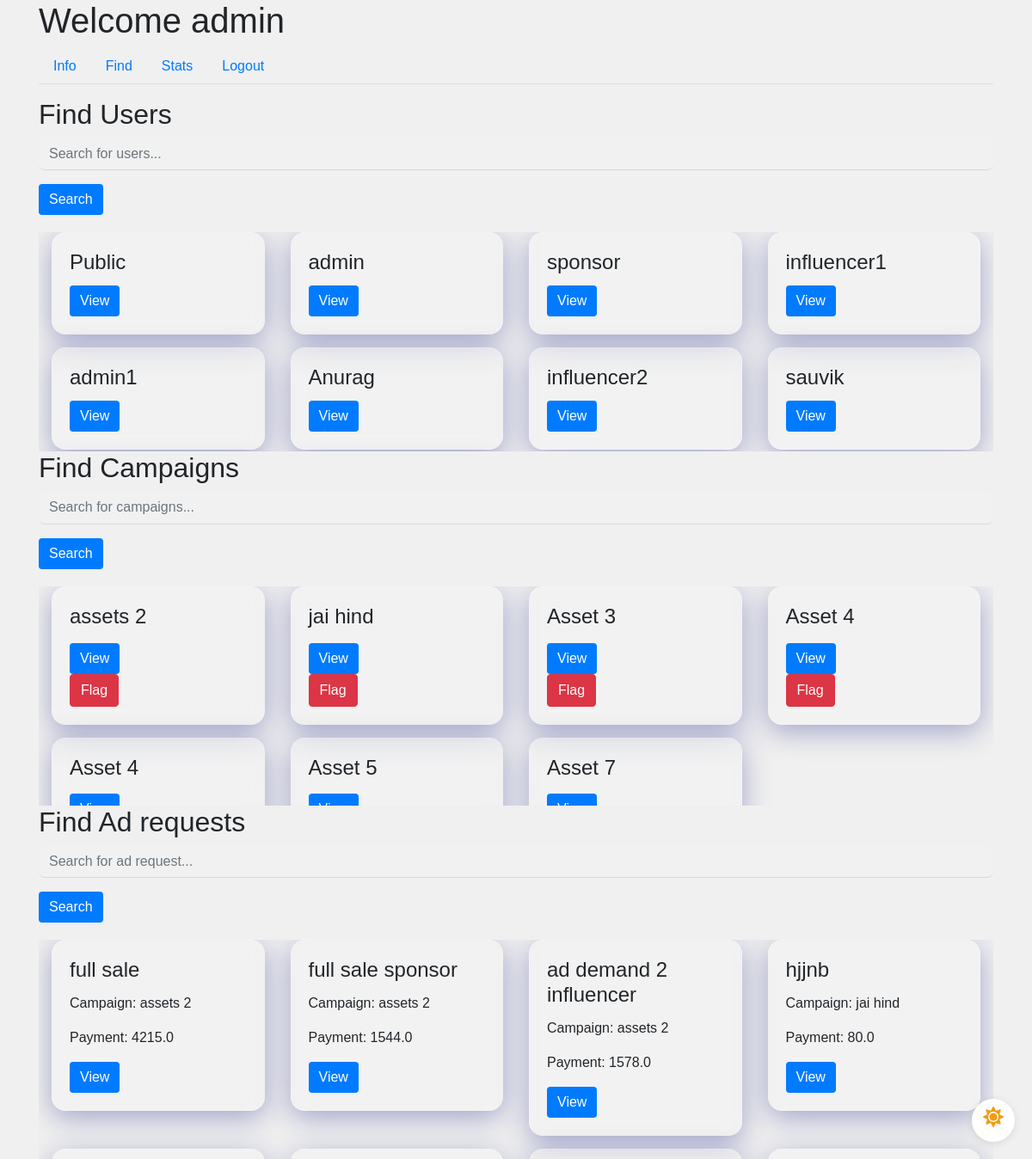
Screenshot of /admin/find (signed in) with the database file from the repository.
### app/models.py (models this page shows, shortened)
class User(UserMixin, db.Model):
    id = db.Column(db.Integer, primary_key=True)
    username = db.Column(db.String(64), unique=True, nullable=False)
    email = db.Column(db.String(120), unique=True, nullable=False)
    password_hash = db.Column(db.String(128), nullable=False)
    role = db.Column(db.String(20), nullable=False)
    industry = db.Column(db.String(120))  # For Sponsors
    platforms = db.Column(db.Text)  # For Influencers
    category = db.Column(db.String(120))  # For Influencers
    niche = db.Column(db.String(120))  # For Influencers
    profile_pic = db.Column(db.String(20), nullable=False, default='download.png')
    flag = db.Column(db.Boolean, default=False, nullable=False)  # Add flag column

class Campaign(db.Model):
    id = db.Column(db.Integer, primary_key=True)
    name = db.Column(db.String(100), nullable=False)
    description = db.Column(db.Text, nullable=False)
    budget = db.Column(db.Float, nullable=False)
    visibility = db.Column(db.String(10), nullable=False)  # 'public', 'private'
    start_date = db.Column(db.Date, nullable=False)
    end_date = db.Column(db.Date, nullable=False)
    user_id = db.Column(db.Integer, db.ForeignKey('user.id'), nullable=False)
    ad_requests = db.relationship('AdRequest', backref='campaign', lazy=True)
    flag = db.Column(db.Boolean, default=False, nullable=False)  # Add flag column

class AdRequest(db.Model):
    id = db.Column(db.Integer, primary_key=True)
    campaign_id = db.Column(db.Integer, db.ForeignKey('campaign.id'), nullable=False)
    influencer_id = db.Column(db.Integer, db.ForeignKey('user.id'), nullable=False)
    requirements = db.Column(db.Text, nullable=False)
    payment_amount = db.Column(db.Float, nullable=False)
    status_influencer = db.Column(db.String(10), nullable=False)
    status_sponsor = db.Column(db.String(10), nullable=False)

### app/routes.py (the view)
@main.route('/admin/find')
@login_required
def admin_find():
    if current_user.role == 'admin':
        campaigns = Campaign.query.all()
        ad_requests = AdRequest.query.all()
        search_query1 = request.args.get('search-user','')
        if search_query1:
            users = User.query.filter(
                or_(
                    User.username.ilike(f"%{search_query1}%"),
                    User.platforms.ilike(f"%{search_query1}%"),
                    User.role.ilike(f"%{search_query1}%"),
                    User.industry.ilike(f"%{search_query1}%"),
                    User.category.ilike(f"%{search_query1}%"),
                    User.niche.ilike(f"%{search_query1}%"),
                    User.flag.ilike(f"%{search_query1}%")
                )
            )
        else:
            users = User.query.all()
        search_query2 = request.args.get('search-campaign','')
        if search_query2:
            campaigns = Campaign.query.filter(
                or_(
                    Campaign.name.ilike(f'%{search_query2}%'),
                    Campaign.description.ilike(f'%{search_query2}%'),
                    Campaign.budget.ilike(f'%{search_query2}%'),
                    Campaign.visibility.ilike(f'%{search_query2}%'),
                    Campaign.start_date.ilike(f'%{search_query2}%'),
                    Campaign.end_date.ilike(f'%{search_query2}%'),
                    Campaign.flag.ilike(f'%{search_query2}%')
                )
            )
        else:
            campaigns = Campaign.query.all()
        search_query3 = request.args.get('search-adrequest','')
        if search_query3:
            ad_requests = AdRequest.query.filter(or_((AdRequest.requirements.ilike(f'%{search_query3}%')),(AdRequest.payment_amount.ilike(f'%{search_query3}%')),(AdRequest.status_influencer.ilike(f'%{search_query3}%')),(AdRequest.status_sponsor.ilike(f'%{search_query3}%'))))
        else:
            ad_requests = AdRequest.query.all()
        return render_template('admin_find.html', users=users, campaigns=campaigns, ad_requests=ad_requests)
    return redirect(url_for('main.dashboard'))

### app/models.py (called while the page is built)
@login_manager.user_loader
def load_user(user_id):
    return User.query.get(int(user_id))

### app/templates/admin_find.html (shortened to what this page needs)
{% extends "admin_dashboard.html" %}
{% block tab_content %}
<h2>Find Users</h2>
<form method="GET" action="{{ url_for('main.admin_find') }}">
    <div class="form-group">
        <input type="text" name="search-user" class="form-control" placeholder="Search for users...">
    </div>
    <button type="submit" class="btn btn-primary">Search</button>
</form>
<div class="admin-profile-padding"></div>
<div class="scrollable-container">
    <div class="row-container">
        {% for user in users %}
        <div class="col-md-3">
            <div class="request-box card glassmorphism">
                <div class="card-body">
                    <h4 class="card-title">{{ user.username }}</h4>
                    {% if user.role == 'influencer' %}
                    <button class="btn btn-primary" data-toggle="modal" data-target="#influencerModal" data-id="{{ user.id }}">View</button>
                    {% elif user.role == 'admin' %}
                    <button class="btn btn-primary" data-toggle="modal" data-target="#adminModal" data-id="{{ user.id }}">View</button>
                    {% elif user.role == 'sponsor' %}
                    <button class="btn btn-primary" data-toggle="modal" data-target="#sponsorModal" data-id="{{ user.id }}">View</button>
                    {% else %}
                    <p> Sorry user type mismatch </p>
                    {% endif %}
                </div>
            </div>
        </div>
        {% endfor %}
    </div>
</div>
<h2>Find Campaigns</h2>
<form method="GET" action="{{ url_for('main.admin_find') }}">
    <div class="form-group">
        <input type="text" name="search-campaign" class="form-control" placeholder="Search for campaigns...">
    </div>
    <button type="submit" class="btn btn-primary">Search</button>
</form>
<div class="admin-profile-padding"></div>
<div class="scrollable-container">
    <div class="row-container">
        {% for campaign in campaigns %}
        <div class="col-md-3">
            <div class="request-box card glassmorphism">
                <div class="card-body">
                    <h4 class="card-title">{{ campaign.name }}</h4>
                    {% if campaign.flag == 0 %}
                    <button class="btn btn-primary" data-toggle="modal" data-target="#campaignModal" data-id="{{ campaign.id }}">View</button>
                        <form method="POST" action="{{ url_for('main.flag_campaign', id=campaign.id) }}">
                            <button type="submit" class="btn btn-danger">Flag</button>
                        </form>
                    {% endif %}
                </div>
            </div>
        </div>
        {% endfor %}
    </div>
</div>
<h2>Find Ad requests</h2>
<form method="GET" action="{{ url_for('main.admin_find') }}">
    <div class="form-group">
        <input type="text" name="search-adrequest" class="form-control" placeholder="Search for ad request...">
    </div>
    <button type="submit" class="btn btn-primary">Search</button>
</form>
<div class="admin-profile-padding"></div>
<div class="scrollable-container">
    <div class="row-container">
        {% for request in ad_requests %}
        <div class="col-md-3">
            <div class="request-box card glassmorphism">
                <div class="card-body">
                    <h4 class="card-title">{{ request.requirements }}</h4>
                    <p class="card-text">Campaign: {{ request.campaign.name }}</p>
                    <p class="card-text">Payment: {{ request.payment_amount }}</p>
                    <button class="btn btn-primary" data-toggle="modal" data-target="#adRequestModal" data-id="{{ request.id }}">View</button>
                </div>
            </div>
        </div>
        {% endfor %}
    </div>
</div>
{% endblock %}

### app/templates/admin_dashboard.html (shortened to what this page needs)
{% extends "base.html" %}
{% block content %}
<div class="dark-mode-toggle">
    <label for="darkSwitch" class="toggle-label">
        <i class="fas fa-sun light-mode-icon"></i>
    </label>
</div>
<h1>Welcome {{ current_user.username }}</h1>
<ul class="nav nav-tabs">
    <li class="nav-item">
        <a class="nav-link" href="{{ url_for('main.admin_info') }}">Info</a>
    </li>
    <li class="nav-item">
        <a class="nav-link" href="{{ url_for('main.admin_find') }}">Find</a>
    </li>
    <li class="nav-item">
        <a class="nav-link" href="{{ url_for('main.admin_stats') }}">Stats</a>
    </li>
    <li class="nav-item">
        <a class="nav-link" href="{{ url_for('main.logout') }}">Logout</a>
    </li>
</ul>
<div class="tab-content mt-3">
    {% block tab_content %}{% endblock %}
</div>
{% endblock %}

### app/static/css/styles.css (style rules this page uses)
.scrollable-container { display: flex; flex-direction: column; overflow-y: auto; height: 255px; scroll-snap-type: y mandatory; }
.admin-profile-padding { padding: 10px; }
.row-container { display: flex; flex-wrap: wrap; margin-top: 10px; }
.row-container > .col-md-3 { flex: 0 0 25%; box-sizing: border-box; scroll-snap-align: start; margin-bottom: 15px; }
body { font-family: 'Arial', sans-serif; background-color: #f0f0f0; margin: 0; padding: 0; transition: background-color 0.3s; }
.glassmorphism { background: rgba(255, 255, 255, 0.15); border-radius: 16px; backdrop-filter: blur(10px); -webkit-backdrop-filter: blur(10px); box-shadow: 0 8px 32px rgba(31, 38, 135, 0.37); border: 1px solid rgba(255, 255, 255, 0.18); transition: all 0.3s ease-in-out; }
.form-control { border: none; border-bottom: 1px solid rgba(0, 0, 0, 0.1); background-color: rgba(255, 255, 255, 0.1); border-radius: 8px; color: #333; transition: border-color 0.3s; }
.btn-primary { background-color: #007bff; border: none; }
.dark-mode-toggle { position: fixed; bottom: 20px; right: 20px; width: 50px; height: 50px; border-radius: 50%; background-color: #fff; box-shadow: 0 2px 10px rgba(0, 0, 0, 0.1); display: flex; align-items: center; justify-content: center; cursor: pointer; z-index: 1000; }
.toggle-label { display: flex; align-items: center; justify-content: center; width: 100%; height: 100%; cursor: pointer; position: relative; }
.light-mode-icon, .dark-mode-icon { position: absolute; font-size: 24px; }
.light-mode-icon { color: #f39c12; opacity: 1; transition: opacity 0.3s; }

### rows the page displays
User: username "admin"
User: username "Public"
User: username "sponsor"
User: username "influencer1"
User: username "admin1"
User: username "Anurag"
User: username "influencer2"
User: username "sauvik"
Campaign: name "assets 2"
Campaign: name "jai hind"
Campaign: name "Asset 3"
Campaign: name "Asset 4"
Campaign: name "Asset 4"
Campaign: name "Asset 5"
Campaign: name "Asset 7"
AdRequest: requirements "full sale", campaign.name "assets 2", payment_amount "4215.0"
AdRequest: requirements "full sale sponsor", campaign.name "assets 2", payment_amount "1544.0"
AdRequest: requirements "ad demand 2 influencer", campaign.name "assets 2", payment_amount "1578.0"
AdRequest: requirements "hjjnb", campaign.name "jai hind", payment_amount "80.0"
